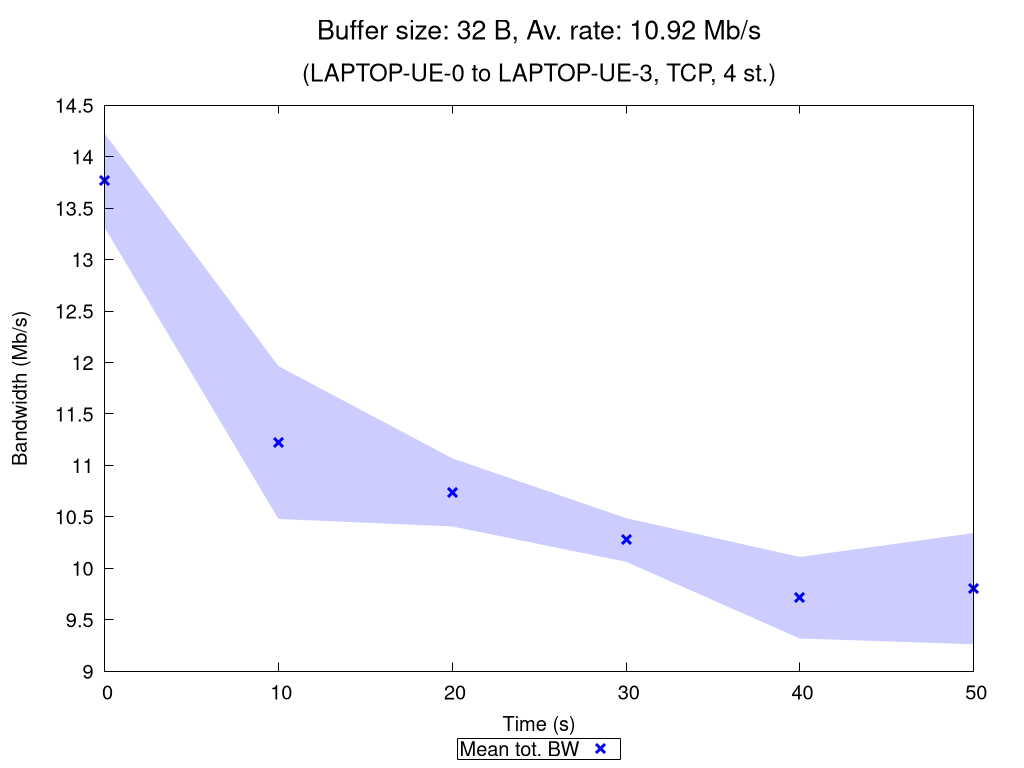

Write gnuplot code to recreate this figure.
set terminal pngcairo nocrop enhanced size 1024,768 font "Verdana,15"
set output "TCP_4_st_2020_10_18_08-18-25_one2two_00032B.png"

set title "{/=20 Buffer size: 32 B, Av. rate: 10.92 Mb/s}\n\n{/=18 (LAPTOP-UE-0 to LAPTOP-UE-3, TCP, 4 st.)}"

set xlabel "Time (s)"
set ylabel "Bandwidth (Mb/s)"
set ytics nomirror
set key bmargin center horizontal box samplen 1 width -1
set bmargin 4.6
set rmargin 4.5

rf = 1000000.0  # rate factor
set style fill transparent solid 0.2 noborder
set autoscale xfix
plot "TCP_4_st_2020_10_18_08-18-25_one2two_00032B_iperf_processed.dat" using 1:($2/rf-$3/rf):($2/rf+$3/rf) with filledcurves lc rgb "blue" notitle, \
     "" using 1:($2/rf) with points pt 2 ps 1.5 lw 3 lc rgb "blue" title "Mean tot. BW", \
